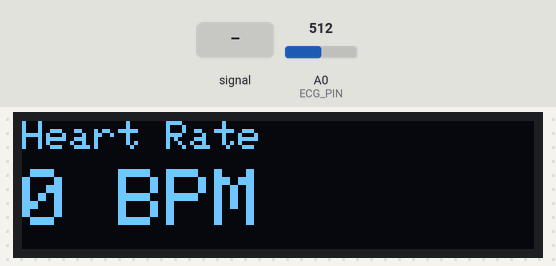
Bench run of a sketch on a simulated Arduino Uno, built with avr-gcc and run on an emulated ATmega328P. Parts: 128×32 one-colour display. The inputs (shaded band) are chosen by the test bench; at power-on: A0 (ECG_PIN) = 512. What the sketch prints to the serial monitor is not drawn.

Above: at 2.2 s.
2.3 s: A0 (ECG_PIN) fed a 2 Hz sine of ±306 counts around its level
At 5.1 s:
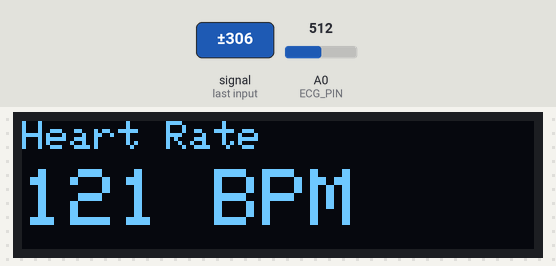
5.3 s: A0 (ECG_PIN) fed a 200 Hz sine of ±81 counts around its level
At 7.2 s:
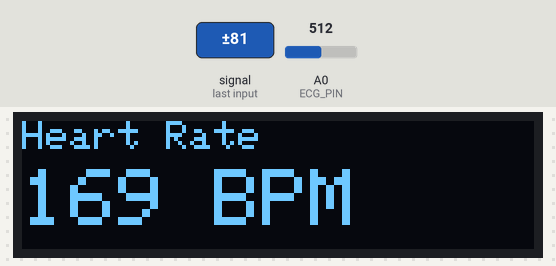
7.8 s: A0 (ECG_PIN) set to 530
Timing chart, 0 to 10.8 s (numbered marks = the images above; inputs shaded):
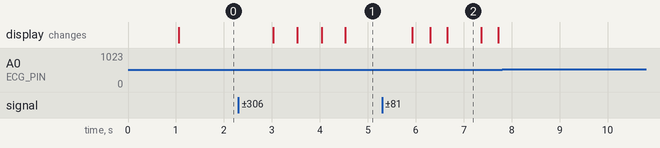

Measured:
- after the input at 2.3 s, the display: first changes after 0.73 s (image 1 shows a later state)
- after the input at 5.3 s, the display: first changes after 0.63 s (image 2 shows a later state)
- after the input at 7.8 s, every drawn part: stays the same
- what the display in image 2 shows lasts 0.7 s, from 6.7 s to 7.4 s

The sketch:

ecg_acquisition.ino
```cpp
#include <Wire.h>
#include <Adafruit_GFX.h>
#include <Adafruit_SSD1306.h>

#define SCREEN_WIDTH 128
#define SCREEN_HEIGHT 32
#define OLED_RESET -1

Adafruit_SSD1306 display(SCREEN_WIDTH, SCREEN_HEIGHT, &Wire, OLED_RESET);

// ECG sensor pin
const int ECG_PIN = A0;

// BPM calculation variables
int threshold = 520;          // Adjust based on ECG signal peak
bool lastState = false;
unsigned long lastBeat = 0;
int bpm = 0;

void setup() {
  Serial.begin(115200);       // Serial Plotter baud rate

  // OLED initialization
  Wire.begin();
  if (!display.begin(SSD1306_SWITCHCAPVCC, 0x3C)) {
    if (!display.begin(SSD1306_SWITCHCAPVCC, 0x3D)) {
      while (1); // Stop if OLED not detected
    }
  }

  display.clearDisplay();
  display.setTextSize(1);
  display.setTextColor(SSD1306_WHITE);
  display.setCursor(0, 0);
  display.println("ECG MONITOR");
  display.display();
  delay(1000);
}

void loop() {
  int ecgValue = analogRead(ECG_PIN);
  unsigned long currentTime = millis();

  // Peak detection
  bool currentState = (ecgValue > threshold);

  if (currentState && !lastState) {
    unsigned long timeDiff = currentTime - lastBeat;

    if (timeDiff > 300 && timeDiff < 2000) {   // Valid BPM range
      bpm = 60000 / timeDiff;
    }

    lastBeat = currentTime;
  }

  lastState = currentState;

  // Send ECG + BPM to Serial Plotter
  Serial.print(ecgValue);
  Serial.print('\t');
  Serial.println(bpm);

  // OLED display
  display.clearDisplay();
  display.setTextSize(1);
  display.setCursor(0, 0);
  display.println("Heart Rate");

  display.setTextSize(2);
  display.setCursor(0, 12);
  display.print(bpm);
  display.print(" BPM");

  display.display();

  delay(4);   // ~250 Hz sampling
}
```
